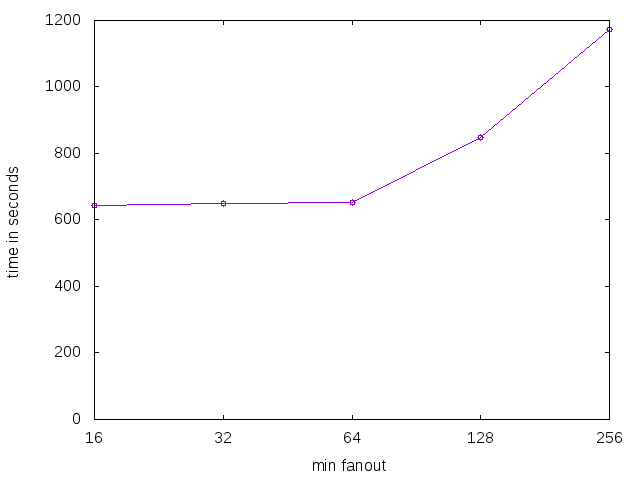

Recreate this plot in gnuplot.
#!/usr/bin/gnuplot
set term png
set output "fanout.png"
set logscale x 2
set xlabel "min fanout"
set ylabel "time in seconds"
set yrange [0:]
plot "fanout.dat" notitle with linespoints pt 6
